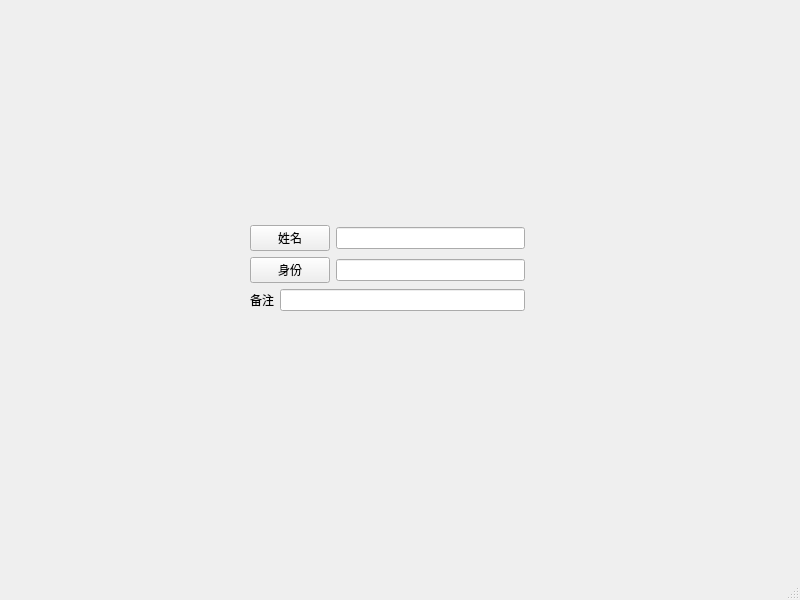
<?xml version="1.0" encoding="UTF-8"?>
<ui version="4.0">
 <class>MainWindow</class>
 <widget class="QMainWindow" name="MainWindow">
  <property name="geometry">
   <rect>
    <x>0</x>
    <y>0</y>
    <width>800</width>
    <height>600</height>
   </rect>
  </property>
  <property name="windowTitle">
   <string>MainWindow</string>
  </property>
  <widget class="QWidget" name="centralwidget">
   <widget class="QWidget" name="layoutWidget">
    <property name="geometry">
     <rect>
      <x>250</x>
      <y>220</y>
      <width>275</width>
      <height>97</height>
     </rect>
    </property>
    <layout class="QVBoxLayout" name="verticalLayout">
     <item>
      <layout class="QGridLayout" name="gridLayout">
       <item row="0" column="1">
        <widget class="QLineEdit" name="lineEdit"/>
       </item>
       <item row="1" column="0">
        <widget class="QPushButton" name="pushButton_2">
         <property name="text">
          <string>身份</string>
         </property>
        </widget>
       </item>
       <item row="0" column="0">
        <widget class="QPushButton" name="pushButton">
         <property name="text">
          <string>姓名</string>
         </property>
        </widget>
       </item>
       <item row="1" column="1">
        <widget class="QLineEdit" name="lineEdit_2"/>
       </item>
       <item row="2" column="0" colspan="2">
        <layout class="QHBoxLayout" name="horizontalLayout">
         <item>
          <widget class="QLabel" name="label">
           <property name="text">
            <string>备注</string>
           </property>
          </widget>
         </item>
         <item>
          <widget class="QLineEdit" name="lineEdit_3"/>
         </item>
        </layout>
       </item>
      </layout>
     </item>
    </layout>
   </widget>
  </widget>
  <widget class="QMenuBar" name="menubar">
   <property name="geometry">
    <rect>
     <x>0</x>
     <y>0</y>
     <width>800</width>
     <height>26</height>
    </rect>
   </property>
  </widget>
  <widget class="QStatusBar" name="statusbar"/>
 </widget>
 <resources/>
 <connections/>
</ui>
